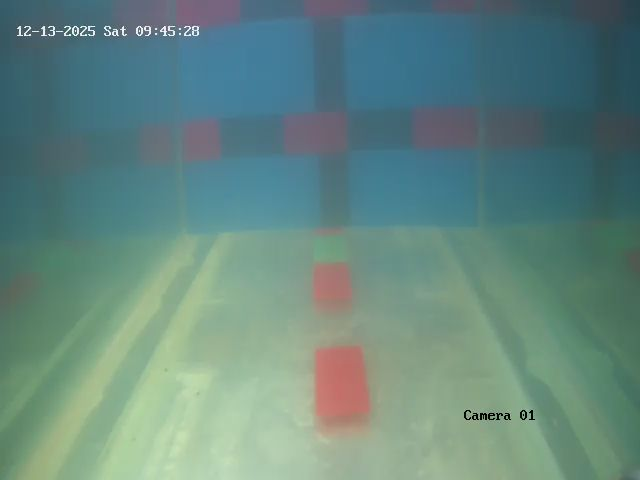
#> input picture FISH DATASET/front view.jpeg, 640 x 480 px
$ python -i build_fish_dataset.py   (imports and definitions only)   (older library calls are emulated)
#> lines starting #> are read from the running program, lines starting #| are printed output that depends on the picture; after the words box and inside, x2 and y2 are one past the last pixel; in counts of white or black regions, pixels touching at a corner belong together
#> in truth_from_single_image, img is the input picture: shape (480, 640, 3); mean B, G, R 127.4, 134.9, 100.6
import argparse
import glob
import os
import re
from dataclasses import dataclass

import cv2
import numpy as np
import pandas as pd
from tqdm import tqdm


@dataclass(frozen=True)
class Calibration:
    cm_ground_per_px: float
    cm_vertical_per_px: float


@dataclass(frozen=True)
class ExtractConfig:
    stride: int
    max_frames: int
    diff_thresh_top: int
    diff_thresh_front: int
    min_area_top: int
    min_area_front: int
    border_margin: int
    min_blur: float
    min_aspect: float


# [715 lines left out: functions _safe_float, load_calibration, load_weights_map, _find_col_by_prefix, _select_rows_near_truth_length, correct_per_frame_csv_with_truth and 7 more, not called in this run]


def _extract_numbers(fish_id: str) -> list[int]:
    return [int(x) for x in re.findall(r"\d+", fish_id)]


# [21 lines left out: function compute_weight, not called in this run]


def ensure_dir(path: str) -> None:
    os.makedirs(path, exist_ok=True)


def _autocorr_period_1d(x: np.ndarray, min_lag: int, max_lag: int) -> float:
    x = np.asarray(x, dtype=np.float64)
    if x.size < 8:
        return float("nan")
    x = x - float(np.mean(x))
    if not np.any(np.isfinite(x)):
        return float("nan")
    if float(np.std(x)) <= 1e-8:
        return float("nan")
    n = int(x.size)
    size = 1
    while size < 2 * n:
        size *= 2
    f = np.fft.rfft(x, n=size)
    ac = np.fft.irfft(f * np.conj(f), n=size)[:n]
    ac = ac / (ac[0] + 1e-9)

    lo = max(1, int(min_lag))
    hi = min(n - 1, int(max_lag))
    if hi <= lo:
        return float("nan")
    seg = ac[lo : hi + 1]
    k = int(np.argmax(seg))
    return float(lo + k)


def estimate_grid_period_px(img_bgr: np.ndarray) -> float:
    gray = cv2.cvtColor(img_bgr, cv2.COLOR_BGR2GRAY)
    gray = cv2.GaussianBlur(gray, (5, 5), 0)
    gx = cv2.Sobel(gray, cv2.CV_32F, 1, 0, ksize=3)
    gy = cv2.Sobel(gray, cv2.CV_32F, 0, 1, ksize=3)
    px = np.mean(np.abs(gx), axis=0)
    py = np.mean(np.abs(gy), axis=1)

    min_lag = max(8, int(min(gray.shape[:2]) * 0.01))
    max_lag = int(min(gray.shape[:2]) * 0.25)
    if max_lag <= min_lag:
        return float("nan")

    dx = _autocorr_period_1d(px, min_lag=min_lag, max_lag=max_lag)
    dy = _autocorr_period_1d(py, min_lag=min_lag, max_lag=max_lag)
    vals = [v for v in [dx, dy] if np.isfinite(v) and v > 0]
    if not vals:
        return float("nan")
    return float(np.median(np.asarray(vals, dtype=np.float64)))


def segment_fish_on_grid(img_bgr: np.ndarray) -> tuple[np.ndarray, dict[str, float]]:
    gray = cv2.cvtColor(img_bgr, cv2.COLOR_BGR2GRAY)
    gray_blur = cv2.GaussianBlur(gray, (7, 7), 0)
    bg = cv2.medianBlur(gray_blur, 51)
    diff = cv2.subtract(bg, gray_blur)
    diff = cv2.GaussianBlur(diff, (5, 5), 0)
    _, bin_mask = cv2.threshold(diff, 0, 255, cv2.THRESH_BINARY + cv2.THRESH_OTSU)
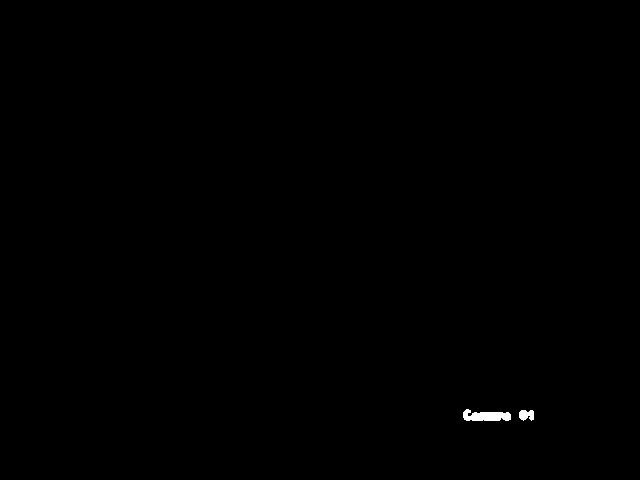
#> bin_mask: shape (480, 640); 0.17% white; 2 white regions, box (x1, y1, x2, y2) and area: (463, 409, 511, 421) 407, (519, 410, 534, 421) 130

    lab = cv2.cvtColor(img_bgr, cv2.COLOR_BGR2LAB)
#> lab: shape (480, 640, 3); mean of channels 0, 1, 2 136.5, 115.4, 128
    a = lab[:, :, 1].astype(np.int16) - 128
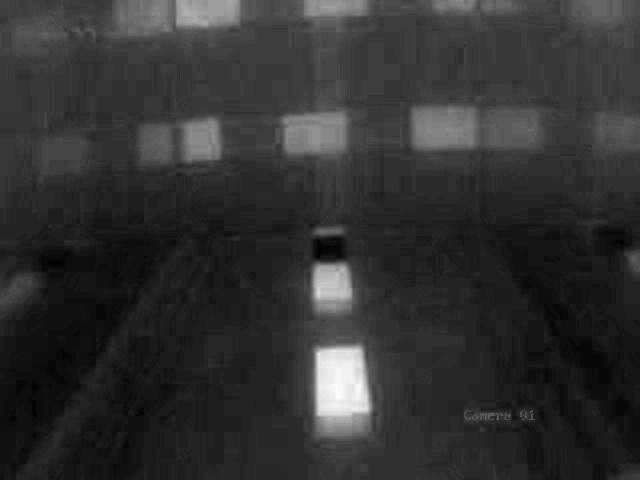
#> a: shape (480, 640) int16; min -24, max 34, mean -12.6; drawn with min black and max white
    b = lab[:, :, 2].astype(np.int16) - 128
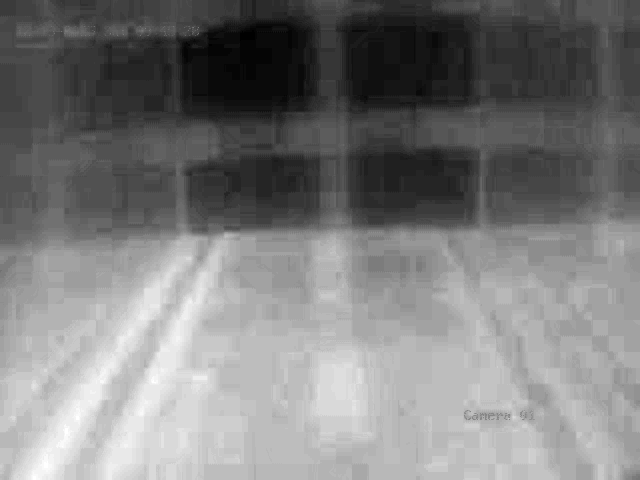
#> b: shape (480, 640) int16; min -23, max 24, mean 0; drawn with min black and max white
    chroma = np.sqrt((a * a + b * b).astype(np.float32))
    chroma = cv2.GaussianBlur(chroma, (7, 7), 0)
    chroma_u8 = np.clip((chroma / (np.percentile(chroma, 99.5) + 1e-6)) * 255.0, 0, 255).astype(np.uint8)
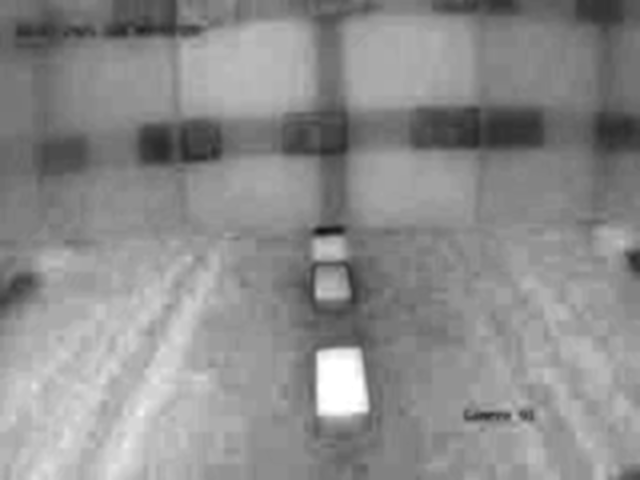
#> chroma_u8: shape (480, 640); min 17, max 255, mean 140.1
    _, bin_chroma = cv2.threshold(chroma_u8, 0, 255, cv2.THRESH_BINARY + cv2.THRESH_OTSU)
#> bin_chroma: shape (480, 640); 53.5% white; 28 black regions (12 under 20 px), largest, box (x1, y1, x2, y2) and area: (0, 0, 640, 480) 139032, (615, 240, 640, 319) 1359, (462, 403, 512, 424) 662

    bin_mask = cv2.bitwise_or(bin_mask, bin_chroma)
#> bin_mask: shape (480, 640); 53.6% white; 31 black regions (14 under 20 px), largest, box (x1, y1, x2, y2) and area: (0, 0, 640, 480) 139032, (615, 240, 640, 319) 1359, (431, 432, 464, 454) 405
    bin_mask = cv2.morphologyEx(
        bin_mask,
        cv2.MORPH_OPEN,
        cv2.getStructuringElement(cv2.MORPH_ELLIPSE, (5, 5)),
        iterations=2,
    )
#> bin_mask: shape (480, 640); 52.8% white; 17 black regions (8 under 20 px), largest, box (x1, y1, x2, y2) and area: (0, 0, 640, 480) 142264, (615, 239, 640, 319) 1375, (462, 403, 536, 432) 573
    bin_mask = cv2.morphologyEx(
        bin_mask,
        cv2.MORPH_CLOSE,
        cv2.getStructuringElement(cv2.MORPH_ELLIPSE, (11, 11)),
        iterations=2,
    )
#> bin_mask: shape (480, 640); 54.6% white; 3 black regions, box (x1, y1, x2, y2) and area: (0, 0, 640, 480) 137934, (619, 244, 640, 318) 1306, (618, 464, 640, 480) 295

    num, labels, stats, _ = cv2.connectedComponentsWithStats(bin_mask, connectivity=8)
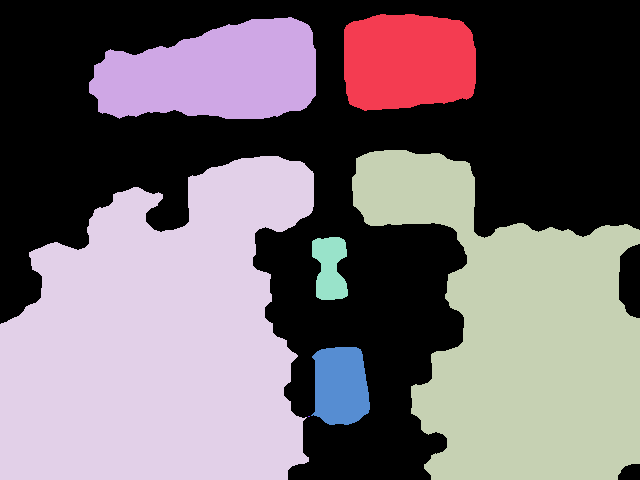
#> labels: shape (480, 640) int32; 8 distinct labels, from 0 to 7; one colour per label, 0 black
#> num = 8; stats = [[0, 0, 640, 480, 139535], [344, 14, 132, 97, 11322], [89, 17, 227, 102, 17500], [352, 150, 288, 330, 56548], [0, 156, 314, 324, 76769], [312, 237, 36, 63, 1718], [311, 347, 59, 78, 3806], [308, 416, 2, 1, 2]]
    if num <= 1:
        return bin_mask, {"area_px": float("nan"), "perimeter_px": float("nan"), "length_px": float("nan"), "width_px": float("nan")}
    areas = stats[1:, cv2.CC_STAT_AREA].astype(np.int64)
#> areas = [11322, 17500, 56548, 76769, 1718, 3806, 2]
    idx = int(np.argmax(areas)) + 1
#> idx = 4
    mask = (labels == idx).astype(np.uint8) * 255
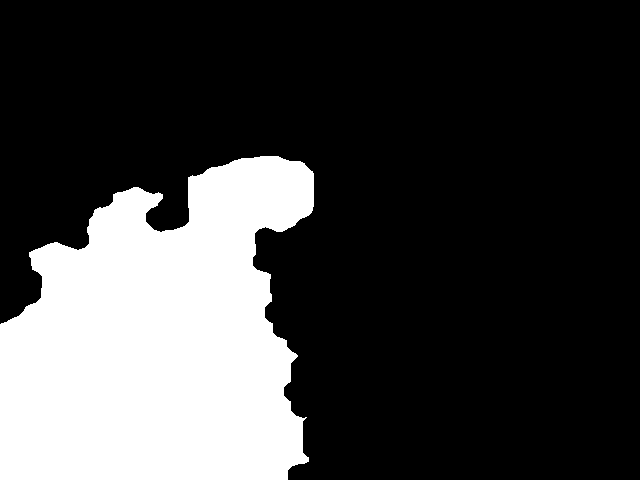
#> mask: shape (480, 640); 25% white; 1 white region

    contours, _ = cv2.findContours(mask, cv2.RETR_EXTERNAL, cv2.CHAIN_APPROX_SIMPLE)
#> contours = 1 contour; box (x1, y1, x2, y2) and area: (0, 156, 314, 480) 76101
    if not contours:
        return mask, {"area_px": float("nan"), "perimeter_px": float("nan"), "length_px": float("nan"), "width_px": float("nan")}
    c = max(contours, key=cv2.contourArea)
#> c = contour of 348 points, box (x1, y1, x2, y2) (0, 156, 314, 480), area 76101
    hull = cv2.convexHull(c)
#> hull = contour of 16 points, box (x1, y1, x2, y2) (0, 156, 314, 480), area 88058
    area_px = float(cv2.contourArea(hull))
#> area_px = 88058.5
    perimeter_px = float(cv2.arcLength(hull, True))
#> perimeter_px = 1148.2
    rect = cv2.minAreaRect(hull)
#> rect = ((156.5, 317.5), (323, 313), -90)
    w, h = rect[1]
#> w = 323; h = 313
    length_px = float(max(w, h))
#> length_px = 323
    width_px = float(min(w, h))
#> width_px = 313
    return mask, {"area_px": area_px, "perimeter_px": perimeter_px, "length_px": length_px, "width_px": width_px}


def choose_px_per_cm(period_px: float, length_px: float, width_px: float) -> float:
    if not (np.isfinite(period_px) and period_px > 0 and np.isfinite(length_px) and np.isfinite(width_px)):
        return float("nan")
    cm_per_period_candidates = [1.0, 0.5, 0.1]
    period_multipliers = [1.0, 2.0, 5.0, 10.0]
    best = None
    for mul in period_multipliers:
        eff_period_px = float(period_px * mul)
        for cm_per_period in cm_per_period_candidates:
            px_per_cm = float(eff_period_px / cm_per_period)
            if px_per_cm <= 0 or not np.isfinite(px_per_cm):
                continue
            L = float(length_px / px_per_cm)
            W = float(width_px / px_per_cm)
            if not (np.isfinite(L) and np.isfinite(W)):
                continue
            if not (5.0 <= L <= 80.0 and 0.8 <= W <= 50.0):
                continue
            score = abs(L - 25.0) + 0.15 * abs(W - 10.0)
            cand = (score, px_per_cm)
            if best is None or cand < best:
                best = cand
    if best is None:
        return float("nan")
    return float(best[1])


# [25 lines left out: function _save_truth_debug_preview, not called in this run]


def truth_from_single_image(
    image_path: str,
    px_per_cm_override: float | None = None,
    grid_cm: float | None = None,
    debug_out_path: str | None = None,
) -> dict[str, object]:
    img = cv2.imread(image_path)
    if img is None:
        return {
            "ImagePath": image_path,
            "PxPerCm": float("nan"),
            "Length_truth (cm)": float("nan"),
            "Width_truth (cm)": float("nan"),
            "Area_truth (cm²)": float("nan"),
            "Perimeter_truth (cm)": float("nan"),
        }
    mask, m = segment_fish_on_grid(img)
#> m = {'area_px': 88058.5, 'perimeter_px': 1148.2, 'length_px': 323, 'width_px': 313}
    period_px = estimate_grid_period_px(img)
#> in estimate_grid_period_px, `gx = cv2.Sobel(gray, cv2.CV_32F, 1, 0, ksize=3)`:
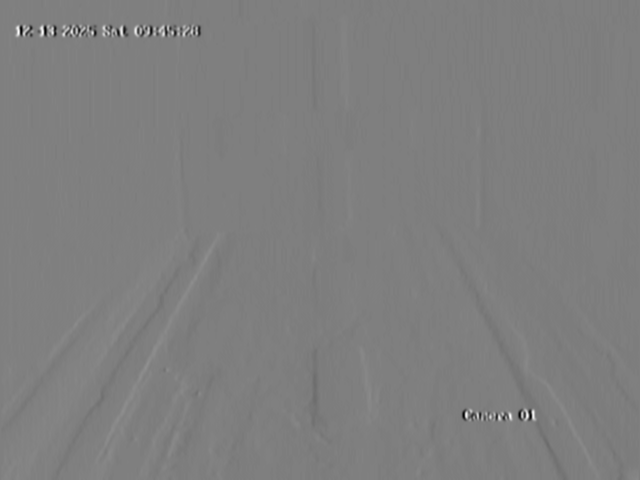
#> gx: shape (480, 640) float32; min -336, max 338, mean -0.2; drawn with min black and max white
#> in estimate_grid_period_px, `px = np.mean(np.abs(gx), axis=0)`: px = 640 values, max 11.18 at index 314, min 0 at index 0, mean 3.69
#> in estimate_grid_period_px, `py = np.mean(np.abs(gy), axis=1)`: py = 480 values, max 38.77 at index 36, min 0 at index 0, mean 3.18
#> in _autocorr_period_1d, `x = np.asarray(x, dtype=np.float64)`: x has the same summary as px in estimate_grid_period_px
#> in _autocorr_period_1d, `x = x - float(np.mean(x))`: x = 640 values, max 7.48 at index 314, min -3.69 at index 0, mean 0
#> in _autocorr_period_1d, `ac = np.fft.irfft(f * np.conj(f), n=size)[:n]`: ac = 640 values, max 2780.7 at index 0, min -734.3 at index 255, mean 2.17
#> in _autocorr_period_1d, `ac = ac / (ac[0] + 1e-9)`: ac = 640 values, max 1 at index 0, min -0.264 at index 255, mean 0.000781
#> in _autocorr_period_1d, `seg = ac[lo : hi + 1]`: seg = 113 values, max 0.613 at index 0, min -0.0436 at index 102, mean 0.215
#> in _autocorr_period_1d, `k = int(np.argmax(seg))`: k = 0
#> in estimate_grid_period_px, `dx = _autocorr_period_1d(px, min_lag=min_lag, max_lag=max_lag)`: dx = 8
#> in estimate_grid_period_px, `vals = [v for v in [dx, dy] if np.isfinite(v) and v > 0]`: vals = [8, 8]
#> period_px = 8
    if px_per_cm_override is not None and np.isfinite(px_per_cm_override) and float(px_per_cm_override) > 0:
        px_per_cm = float(px_per_cm_override)
    elif grid_cm is not None and np.isfinite(grid_cm) and float(grid_cm) > 0 and np.isfinite(period_px) and period_px > 0:
        px_per_cm = float(period_px / float(grid_cm))
    else:
        px_per_cm = choose_px_per_cm(period_px=period_px, length_px=float(m["length_px"]), width_px=float(m["width_px"]))
#> the loop in choose_px_per_cm, `for mul in period_multipliers:` made 4 passes
#> eff_period_px on passes 1 to 4: 8, 16, 40, 80
#> after the loop in choose_px_per_cm, `for mul in period_multipliers:`: best = (6.25, 16)
#> px_per_cm = 16

    L_cm = float(m["length_px"] / px_per_cm) if np.isfinite(px_per_cm) and px_per_cm > 0 else float("nan")
#> L_cm = 20.19
    W_cm = float(m["width_px"] / px_per_cm) if np.isfinite(px_per_cm) and px_per_cm > 0 else float("nan")
#> W_cm = 19.56
    A_cm2 = float(m["area_px"] / (px_per_cm * px_per_cm)) if np.isfinite(px_per_cm) and px_per_cm > 0 else float("nan")
#> A_cm2 = 344
    P_cm = float(m["perimeter_px"] / px_per_cm) if np.isfinite(px_per_cm) and px_per_cm > 0 else float("nan")
#> P_cm = 71.76

    if debug_out_path and np.isfinite(px_per_cm) and px_per_cm > 0 and np.isfinite(L_cm) and np.isfinite(W_cm):
        _save_truth_debug_preview(
            out_path=debug_out_path,
            img_bgr=img,
            mask=mask,
            px_per_cm=float(px_per_cm),
            L_cm=float(L_cm),
            W_cm=float(W_cm),
        )

    return {
        "ImagePath": image_path,
        "PxPerCm": float(px_per_cm),
        "Length_truth (cm)": float(L_cm),
        "Width_truth (cm)": float(W_cm),
        "Area_truth (cm²)": float(A_cm2),
        "Perimeter_truth (cm)": float(P_cm),
    }


# [66 lines left out: functions build_background, static_exclude_mask, motion_mask, not called in this run]


def blur_score(frame_bgr: np.ndarray) -> float:
    g = cv2.cvtColor(frame_bgr, cv2.COLOR_BGR2GRAY)
    return float(cv2.Laplacian(g, cv2.CV_64F).var())


# [740 lines left out: functions mask_to_points, combine_large_components, passes_border_margin, resize_to_max_width, overlay_mask, save_debug_preview and 7 more, not called in this run]


# [2 lines not run here, left out]

>>> result = truth_from_single_image('front view.jpeg')
#> result = {'ImagePath': 'front view.jpeg', 'PxPerCm': 16, 'Length_truth (cm)': 20.19, 'Width_truth (cm)': 19.56, 'Area_truth (cm²)': 344, 'Perimeter_truth (cm)': 71.76}
